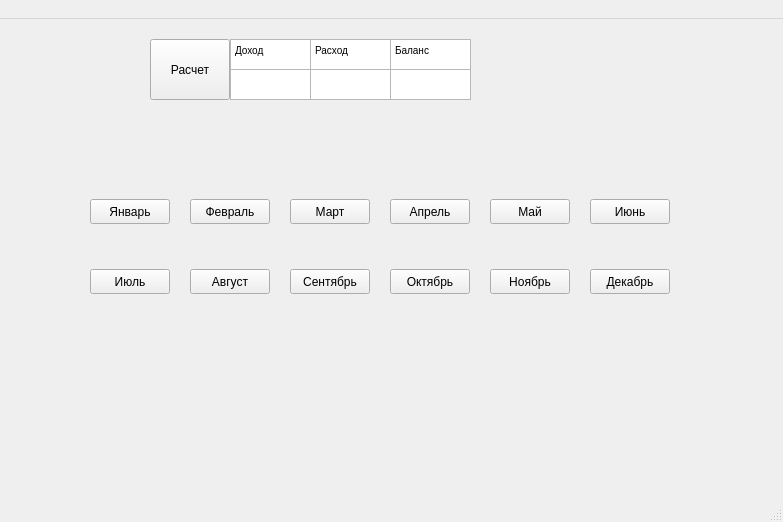
<?xml version="1.0" encoding="UTF-8"?>
<ui version="4.0">
 <class>MainWindow</class>
 <widget class="QMainWindow" name="MainWindow">
  <property name="geometry">
   <rect>
    <x>0</x>
    <y>0</y>
    <width>783</width>
    <height>522</height>
   </rect>
  </property>
  <property name="windowTitle">
   <string>MainWindow</string>
  </property>
  <widget class="QWidget" name="centralwidget">
   <widget class="QPushButton" name="pushButton_9">
    <property name="geometry">
     <rect>
      <x>290</x>
      <y>250</y>
      <width>80</width>
      <height>25</height>
     </rect>
    </property>
    <property name="text">
     <string>Сентябрь</string>
    </property>
   </widget>
   <widget class="QPushButton" name="pushButton_10">
    <property name="geometry">
     <rect>
      <x>390</x>
      <y>250</y>
      <width>80</width>
      <height>25</height>
     </rect>
    </property>
    <property name="text">
     <string>Октябрь</string>
    </property>
   </widget>
   <widget class="QPushButton" name="pushButton_4">
    <property name="geometry">
     <rect>
      <x>390</x>
      <y>180</y>
      <width>80</width>
      <height>25</height>
     </rect>
    </property>
    <property name="text">
     <string>Апрель</string>
    </property>
   </widget>
   <widget class="QPushButton" name="pushButton_2">
    <property name="geometry">
     <rect>
      <x>190</x>
      <y>180</y>
      <width>80</width>
      <height>25</height>
     </rect>
    </property>
    <property name="text">
     <string>Февраль</string>
    </property>
   </widget>
   <widget class="QPushButton" name="pushButton_12">
    <property name="geometry">
     <rect>
      <x>590</x>
      <y>250</y>
      <width>80</width>
      <height>25</height>
     </rect>
    </property>
    <property name="text">
     <string>Декабрь</string>
    </property>
   </widget>
   <widget class="QPushButton" name="pushButton_11">
    <property name="geometry">
     <rect>
      <x>490</x>
      <y>250</y>
      <width>80</width>
      <height>25</height>
     </rect>
    </property>
    <property name="text">
     <string>Ноябрь</string>
    </property>
   </widget>
   <widget class="QPushButton" name="pushButton_6">
    <property name="geometry">
     <rect>
      <x>590</x>
      <y>180</y>
      <width>80</width>
      <height>25</height>
     </rect>
    </property>
    <property name="text">
     <string>Июнь</string>
    </property>
   </widget>
   <widget class="QPushButton" name="pushButton_8">
    <property name="geometry">
     <rect>
      <x>190</x>
      <y>250</y>
      <width>80</width>
      <height>25</height>
     </rect>
    </property>
    <property name="text">
     <string>Август</string>
    </property>
   </widget>
   <widget class="QPushButton" name="pushButton_5">
    <property name="geometry">
     <rect>
      <x>490</x>
      <y>180</y>
      <width>80</width>
      <height>25</height>
     </rect>
    </property>
    <property name="text">
     <string>Май</string>
    </property>
   </widget>
   <widget class="QPushButton" name="pushButton_7">
    <property name="geometry">
     <rect>
      <x>90</x>
      <y>250</y>
      <width>80</width>
      <height>25</height>
     </rect>
    </property>
    <property name="text">
     <string>Июль</string>
    </property>
   </widget>
   <widget class="QPushButton" name="pushButton">
    <property name="geometry">
     <rect>
      <x>90</x>
      <y>180</y>
      <width>80</width>
      <height>25</height>
     </rect>
    </property>
    <property name="text">
     <string>Январь</string>
    </property>
   </widget>
   <widget class="QPushButton" name="pushButton_3">
    <property name="geometry">
     <rect>
      <x>290</x>
      <y>180</y>
      <width>80</width>
      <height>25</height>
     </rect>
    </property>
    <property name="text">
     <string>Март</string>
    </property>
   </widget>
   <widget class="QPushButton" name="calculation">
    <property name="geometry">
     <rect>
      <x>150</x>
      <y>20</y>
      <width>80</width>
      <height>61</height>
     </rect>
    </property>
    <property name="text">
     <string>Расчет</string>
    </property>
   </widget>
   <widget class="QTextBrowser" name="textBrowser">
    <property name="geometry">
     <rect>
      <x>230</x>
      <y>20</y>
      <width>81</width>
      <height>31</height>
     </rect>
    </property>
    <property name="html">
     <string>&lt;!DOCTYPE HTML PUBLIC &quot;-//W3C//DTD HTML 4.0//EN&quot; &quot;http://www.w3.org/TR/REC-html40/strict.dtd&quot;&gt;
&lt;html&gt;&lt;head&gt;&lt;meta name=&quot;qrichtext&quot; content=&quot;1&quot; /&gt;&lt;style type=&quot;text/css&quot;&gt;
p, li { white-space: pre-wrap; }
&lt;/style&gt;&lt;/head&gt;&lt;body style=&quot; font-family:'MS Shell Dlg 2'; font-size:7.8pt; font-weight:400; font-style:normal;&quot;&gt;
&lt;p style=&quot; margin-top:0px; margin-bottom:0px; margin-left:0px; margin-right:0px; -qt-block-indent:0; text-indent:0px;&quot;&gt;&lt;span style=&quot; font-family:'MS Shell Dlg 2';&quot;&gt;Доход&lt;/span&gt;&lt;/p&gt;&lt;/body&gt;&lt;/html&gt;</string>
    </property>
   </widget>
   <widget class="QTextBrowser" name="textBrowser_2">
    <property name="geometry">
     <rect>
      <x>310</x>
      <y>20</y>
      <width>81</width>
      <height>31</height>
     </rect>
    </property>
    <property name="html">
     <string>&lt;!DOCTYPE HTML PUBLIC &quot;-//W3C//DTD HTML 4.0//EN&quot; &quot;http://www.w3.org/TR/REC-html40/strict.dtd&quot;&gt;
&lt;html&gt;&lt;head&gt;&lt;meta name=&quot;qrichtext&quot; content=&quot;1&quot; /&gt;&lt;style type=&quot;text/css&quot;&gt;
p, li { white-space: pre-wrap; }
&lt;/style&gt;&lt;/head&gt;&lt;body style=&quot; font-family:'MS Shell Dlg 2'; font-size:7.8pt; font-weight:400; font-style:normal;&quot;&gt;
&lt;p style=&quot; margin-top:0px; margin-bottom:0px; margin-left:0px; margin-right:0px; -qt-block-indent:0; text-indent:0px;&quot;&gt;&lt;span style=&quot; font-family:'MS Shell Dlg 2';&quot;&gt;Расход&lt;/span&gt;&lt;/p&gt;&lt;/body&gt;&lt;/html&gt;</string>
    </property>
   </widget>
   <widget class="QTextBrowser" name="textBrowser_3">
    <property name="geometry">
     <rect>
      <x>390</x>
      <y>20</y>
      <width>81</width>
      <height>31</height>
     </rect>
    </property>
    <property name="html">
     <string>&lt;!DOCTYPE HTML PUBLIC &quot;-//W3C//DTD HTML 4.0//EN&quot; &quot;http://www.w3.org/TR/REC-html40/strict.dtd&quot;&gt;
&lt;html&gt;&lt;head&gt;&lt;meta name=&quot;qrichtext&quot; content=&quot;1&quot; /&gt;&lt;style type=&quot;text/css&quot;&gt;
p, li { white-space: pre-wrap; }
&lt;/style&gt;&lt;/head&gt;&lt;body style=&quot; font-family:'MS Shell Dlg 2'; font-size:7.8pt; font-weight:400; font-style:normal;&quot;&gt;
&lt;p style=&quot; margin-top:0px; margin-bottom:0px; margin-left:0px; margin-right:0px; -qt-block-indent:0; text-indent:0px;&quot;&gt;&lt;span style=&quot; font-family:'MS Shell Dlg 2';&quot;&gt;Баланс&lt;/span&gt;&lt;/p&gt;&lt;/body&gt;&lt;/html&gt;</string>
    </property>
   </widget>
   <widget class="QTextBrowser" name="textBrowser_4">
    <property name="geometry">
     <rect>
      <x>230</x>
      <y>50</y>
      <width>81</width>
      <height>31</height>
     </rect>
    </property>
    <property name="html">
     <string>&lt;!DOCTYPE HTML PUBLIC &quot;-//W3C//DTD HTML 4.0//EN&quot; &quot;http://www.w3.org/TR/REC-html40/strict.dtd&quot;&gt;
&lt;html&gt;&lt;head&gt;&lt;meta name=&quot;qrichtext&quot; content=&quot;1&quot; /&gt;&lt;style type=&quot;text/css&quot;&gt;
p, li { white-space: pre-wrap; }
&lt;/style&gt;&lt;/head&gt;&lt;body style=&quot; font-family:'MS Shell Dlg 2'; font-size:7.8pt; font-weight:400; font-style:normal;&quot;&gt;
&lt;p style=&quot;-qt-paragraph-type:empty; margin-top:0px; margin-bottom:0px; margin-left:0px; margin-right:0px; -qt-block-indent:0; text-indent:0px; font-family:'MS Shell Dlg 2';&quot;&gt;&lt;br /&gt;&lt;/p&gt;&lt;/body&gt;&lt;/html&gt;</string>
    </property>
   </widget>
   <widget class="QTextBrowser" name="textBrowser_5">
    <property name="geometry">
     <rect>
      <x>310</x>
      <y>50</y>
      <width>81</width>
      <height>31</height>
     </rect>
    </property>
    <property name="html">
     <string>&lt;!DOCTYPE HTML PUBLIC &quot;-//W3C//DTD HTML 4.0//EN&quot; &quot;http://www.w3.org/TR/REC-html40/strict.dtd&quot;&gt;
&lt;html&gt;&lt;head&gt;&lt;meta name=&quot;qrichtext&quot; content=&quot;1&quot; /&gt;&lt;style type=&quot;text/css&quot;&gt;
p, li { white-space: pre-wrap; }
&lt;/style&gt;&lt;/head&gt;&lt;body style=&quot; font-family:'MS Shell Dlg 2'; font-size:7.8pt; font-weight:400; font-style:normal;&quot;&gt;
&lt;p style=&quot;-qt-paragraph-type:empty; margin-top:0px; margin-bottom:0px; margin-left:0px; margin-right:0px; -qt-block-indent:0; text-indent:0px; font-family:'MS Shell Dlg 2';&quot;&gt;&lt;br /&gt;&lt;/p&gt;&lt;/body&gt;&lt;/html&gt;</string>
    </property>
   </widget>
   <widget class="QTextBrowser" name="textBrowser_6">
    <property name="geometry">
     <rect>
      <x>390</x>
      <y>50</y>
      <width>81</width>
      <height>31</height>
     </rect>
    </property>
    <property name="html">
     <string>&lt;!DOCTYPE HTML PUBLIC &quot;-//W3C//DTD HTML 4.0//EN&quot; &quot;http://www.w3.org/TR/REC-html40/strict.dtd&quot;&gt;
&lt;html&gt;&lt;head&gt;&lt;meta name=&quot;qrichtext&quot; content=&quot;1&quot; /&gt;&lt;style type=&quot;text/css&quot;&gt;
p, li { white-space: pre-wrap; }
&lt;/style&gt;&lt;/head&gt;&lt;body style=&quot; font-family:'MS Shell Dlg 2'; font-size:7.8pt; font-weight:400; font-style:normal;&quot;&gt;
&lt;p style=&quot;-qt-paragraph-type:empty; margin-top:0px; margin-bottom:0px; margin-left:0px; margin-right:0px; -qt-block-indent:0; text-indent:0px; font-family:'MS Shell Dlg 2';&quot;&gt;&lt;br /&gt;&lt;/p&gt;&lt;/body&gt;&lt;/html&gt;</string>
    </property>
   </widget>
  </widget>
  <widget class="QMenuBar" name="menubar">
   <property name="geometry">
    <rect>
     <x>0</x>
     <y>0</y>
     <width>783</width>
     <height>25</height>
    </rect>
   </property>
   <widget class="QMenu" name="menu">
    <property name="title">
     <string> </string>
    </property>
   </widget>
   <addaction name="menu"/>
  </widget>
  <widget class="QStatusBar" name="statusbar"/>
  <action name="action">
   <property name="text">
    <string>Загрузка</string>
   </property>
  </action>
  <action name="action_2">
   <property name="text">
    <string>Сохранение</string>
   </property>
  </action>
 </widget>
 <resources/>
 <connections/>
</ui>
